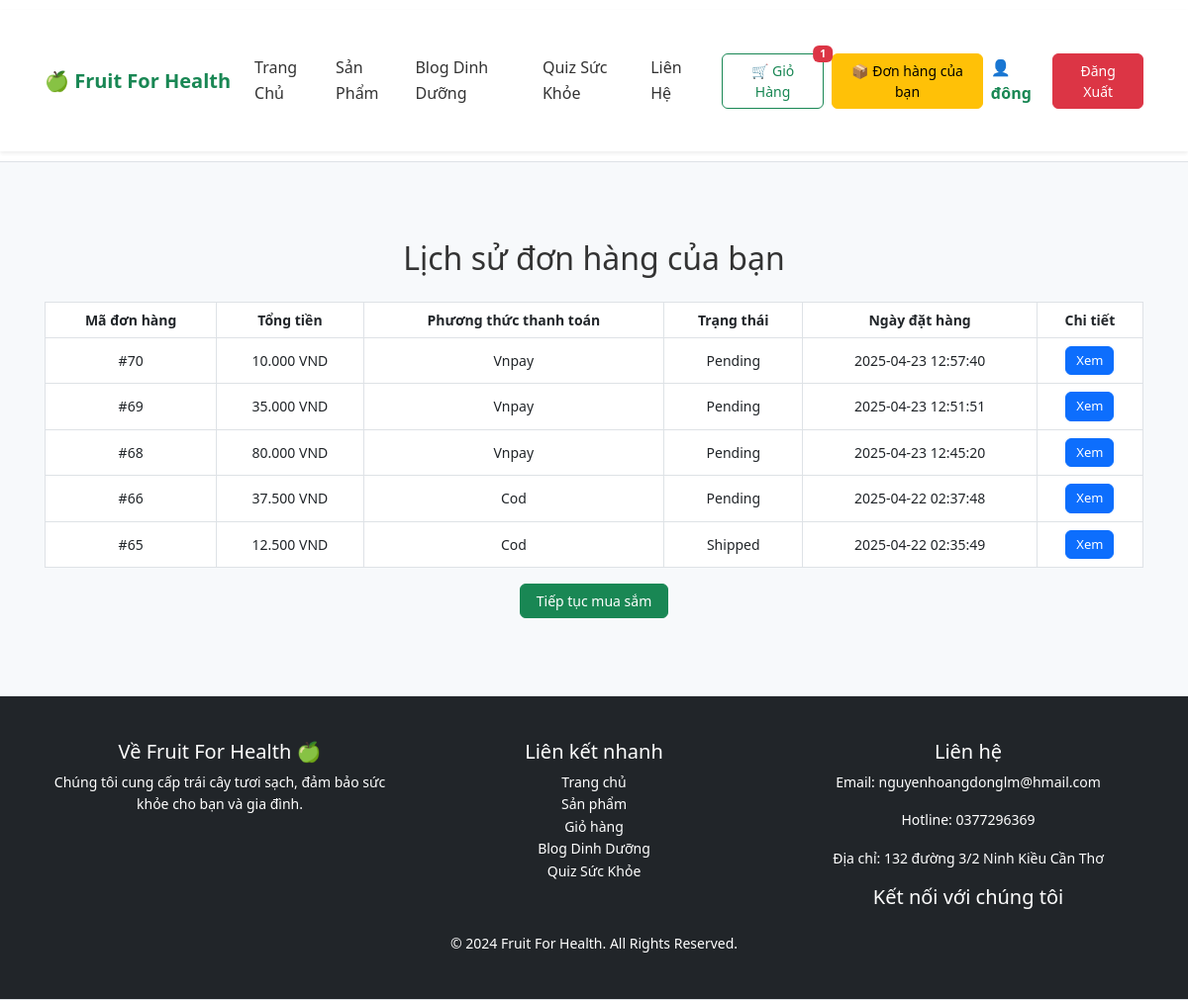
/order_history.php (signed in), run on the app's committed database.
### tables this page shows
CREATE TABLE `users` (
  `user_id` int(6) NOT NULL,
  `username` varchar(255) NOT NULL,
  `email` varchar(255) NOT NULL,
  `password` varchar(255) NOT NULL,
  `role` varchar(50) DEFAULT 'user',
  `age` int(11) DEFAULT NULL,
  `created_at` timestamp NOT NULL DEFAULT current_timestamp(),
  `full_name` varchar(255) DEFAULT NULL,
  `phone_number` varchar(20) DEFAULT NULL,
  `address` text DEFAULT NULL
);

CREATE TABLE `orders` (
  `order_id` int(11) NOT NULL,
  `user_id` int(11) DEFAULT NULL,
  `total_price` decimal(10,2) NOT NULL,
  `order_status` enum('pending','shipped','canceled') DEFAULT 'pending',
  `created_at` timestamp NOT NULL DEFAULT current_timestamp(),
  `payment_method` varchar(50) NOT NULL DEFAULT 'cod',
  `approved_by_email` varchar(255) DEFAULT NULL
);

### order_history.php (the view, shortened to what this page needs)
<?php
require_once 'database/db_connect.php';
include 'includes/header.php';
$user_id = $_SESSION['user_id'];
$stmt = $conn->prepare("SELECT * FROM orders WHERE user_id = ? ORDER BY created_at DESC");
$stmt->bind_param("i", $user_id);
$stmt->execute();
$result = $stmt->get_result();
$orders = $result->fetch_all(MYSQLI_ASSOC);
?>
<!DOCTYPE html>
<html lang="vi">
<head>
    <link rel="stylesheet" href="https://cdn.jsdelivr.net/npm/bootstrap@5.3.0/dist/css/bootstrap.min.css">
    <link rel="stylesheet" href="assets/css/style.css">
</head>
<body>
<div class="container mt-5">
    <h2 class="text-center mb-4">Lịch sử đơn hàng của bạn</h2>
    <?php if (empty($orders)): ?>
        <p class="text-center text-danger">Bạn chưa có đơn hàng nào. <a href="index.php">Tiếp tục mua sắm</a></p>
    <?php else: ?>
        <table class="table table-bordered text-center">
            <thead>
                <tr>
                    <th>Mã đơn hàng</th>
                    <th>Tổng tiền</th>
                    <th>Phương thức thanh toán</th>
                    <th>Trạng thái</th>
                    <th>Ngày đặt hàng</th>
                    <th>Chi tiết</th>
                </tr>
            </thead>
            <tbody>
                <?php foreach ($orders as $order): ?>
                    <tr>
                        <td>#<?php echo $order['order_id']; ?></td>
                        <td><?php echo number_format($order['total_price'], 0, ',', '.'); ?> VND</td>
                        <td><?php echo ucfirst($order['payment_method']); ?></td>
                        <td><?php echo ucfirst($order['order_status']); ?></td>
                        <td><?php echo $order['created_at']; ?></td>
                        <td><a href="order_details.php?order_id=<?php echo $order['order_id']; ?>" class="btn btn-primary btn-sm">Xem</a></td>
                    </tr>
                <?php endforeach; ?>
            </tbody>
        </table>
    <?php endif; ?>
    <div class="text-center mt-3">
        <a href="index.php" class="btn btn-success">Tiếp tục mua sắm</a>
    </div>
</div>
<?php include 'includes/footer.php'; ?>
</body>
</html>

### includes/header.php (shortened to what this page needs)
<?php
require_once __DIR__ . '/../database/db_connect.php';
$is_logged_in = isset($_SESSION['user_id']);
$user_name = "";
$cart_count = 0;
if ($is_logged_in) {
    $user_id = $_SESSION['user_id'];
    $stmt = $conn->prepare("SELECT SUM(quantity) AS total_items FROM cart WHERE user_id = ?");
    $stmt->bind_param("i", $user_id);
    $stmt->execute();
    $result = $stmt->get_result()->fetch_assoc();
    $cart_count = $result['total_items'] ?? 0;
    $stmt = $conn->prepare("SELECT username FROM users WHERE user_id = ?");
    $stmt->bind_param("i", $user_id);
    $stmt->execute();
    $result = $stmt->get_result();
    if ($result->num_rows > 0) {
        $user = $result->fetch_assoc();
        $user_name = $user['username'];
    }
}
?>
<header>
    <nav class="navbar navbar-expand-lg navbar-light bg-white shadow-sm">
        <div class="container">
            <a class="navbar-brand fw-bold text-success" href="index.php">
                🍏 Fruit For Health
            </a>
            <div class="collapse navbar-collapse" id="navbarContent">
                <ul class="navbar-nav ms-auto">
                    <li class="nav-item"><a class="nav-link" href="index.php">Trang Chủ</a></li>
                    <li class="nav-item"><a class="nav-link" href="products.php">Sản Phẩm</a></li>
                    <li class="nav-item"><a class="nav-link" href="blog.php">Blog Dinh Dưỡng</a></li>
                    <li class="nav-item"><a class="nav-link" href="quiz.php">Quiz Sức Khỏe</a></li>
                    <li class="nav-item"><a class="nav-link" href="contact.php">Liên Hệ</a></li>
                </ul>
                <div class="d-flex align-items-center ms-3">
                    <a href="cart.php" class="btn btn-outline-success me-2 position-relative">
                        🛒 Giỏ Hàng
                        <?php if ($cart_count > 0): ?>
                            <span class="badge bg-danger position-absolute top-0 start-100 translate-middle">
                                <?php echo $cart_count; ?>
                            </span>
                        <?php endif; ?>
                    </a>
                    <?php if ($is_logged_in): ?>
                        <a href="order_history.php" class="btn btn-warning me-2">📦 Đơn hàng của bạn</a>
                        <a href ="profile_user.php" class="me-2 fw-bold">👤 <?php echo htmlspecialchars($user_name); ?></span>
                        <a href="auth/logout.php" class="btn btn-danger">Đăng Xuất</a>
                    <?php else: ?>
                        <a href="auth/login.php" class="btn btn-success">Đăng Nhập</a>
                    <?php endif; ?>
                </div>
            </div>
        </div>
    </nav>
</header>

### assets/css/style.css (style rules this page uses)
body { font-family: 'Segoe UI', Tahoma, Geneva, Verdana, sans-serif; background-color: #f7f9fb; color: #333; line-height: 1.6; }
a { color: #198754; text-decoration: none; }
.container, .container-fluid { padding: 30px 15px; }
header, footer { background-color: #fff; border-bottom: 1px solid #dee2e6; padding: 10px 0; }
.navbar { background-color: #ffffff; box-shadow: 0 2px 4px rgba(0,0,0,0.05); }
.navbar-brand { font-weight: bold; color: #198754 !important; }
.nav-link { color: #333 !important; font-weight: 500; }
.btn { padding: 6px 16px; font-size: 14px; border-radius: 6px; }
.btn-success { background-color: #198754; border-color: #198754; }
.btn-danger { background-color: #dc3545; border-color: #dc3545; }
.btn-sm { padding: 4px 10px; font-size: 13px; }
.table { font-size: 14px; }
.table th, .table td { vertical-align: middle; text-align: center; }

### data on the page
users: username "đông"
orders: order_id "70", total_price "10.000", payment_method "Vnpay", order_status "Pending", created_at "2025-04-23 12:57:40"
orders: order_id "69", total_price "35.000", payment_method "Vnpay", order_status "Pending", created_at "2025-04-23 12:51:51"
orders: order_id "68", total_price "80.000", payment_method "Vnpay", order_status "Pending", created_at "2025-04-23 12:45:20"
orders: order_id "66", total_price "37.500", payment_method "Cod", order_status "Pending", created_at "2025-04-22 02:37:48"
orders: order_id "65", total_price "12.500", payment_method "Cod", order_status "Shipped", created_at "2025-04-22 02:35:49"

### other printed values
$cart_count "1"
